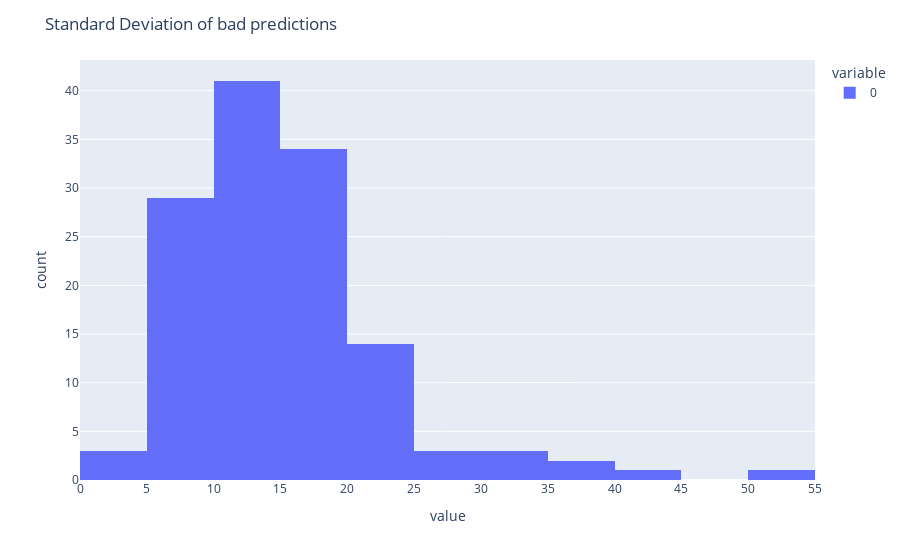

The notebook cell saved with this chart:
### Code cell
fig = px.histogram(std_bad)
fig.update_layout(title='Standard Deviation of bad predictions')
fig.update_xaxes(tick0=0, dtick=5)
fig.show()

### Figure 1 — Plotly figure (JSON) as saved in the notebook; plotly's stock layout.template omitted (floating-point values rounded to 4 significant figures; data arrays with more than 128 entries replaced by an {"elided": "..."} marker saying what was removed)
{"data": [{"alignmentgroup": "True", "bingroup": "x", "hovertemplate": "variable=0<br>value=%{x}<br>count=%{y}<extra></extra>", "legendgroup": "0", "marker": {"color": "#636efa"}, "name": "0", "offsetgroup": "0", "orientation": "v", "showlegend": true, "type": "histogram", "x": {"elided": "131 float values"}, "xaxis": "x", "yaxis": "y"}], "layout": {"barmode": "relative", "legend": {"title": {"text": "variable"}, "tracegroupgap": 0}, "margin": {"t": 60}, "title": {"text": "Standard Deviation of bad predictions"}, "xaxis": {"anchor": "y", "domain": [0, 1], "dtick": 5, "tick0": 0, "title": {"text": "value"}}, "yaxis": {"anchor": "x", "domain": [0, 1], "title": {"text": "count"}}}}
